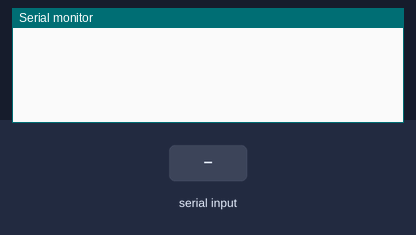
The sketch below on a simulated Arduino Mega 2560, built with avr-gcc and run on an emulated ATmega2560. Parts: the last lines printed to the serial monitor. The test bench sets the inputs (shaded band).

Above: at 1.2 s.
1.3 s: "1\n" received over Serial
At 1.8 s:
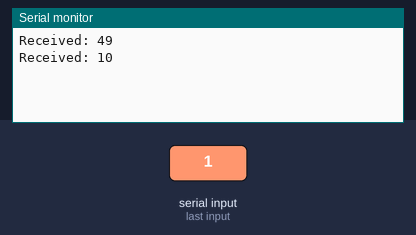
2.8 s: byte 112 (C_SF1) received over Serial
At 4.0 s:
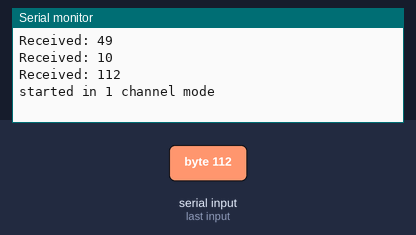
4.3 s: byte 242 (C_SF2) received over Serial
At 5.3 s:
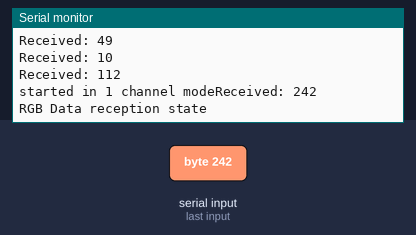
5.8 s: byte 1 (S_RECV_RGB) received over Serial
At 6.5 s:
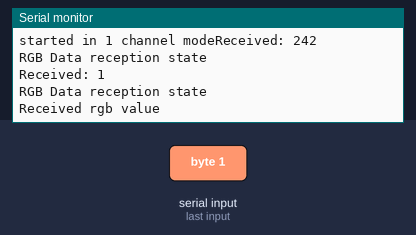
7.3 s: byte 111 (C_END) received over Serial
At 8.5 s:
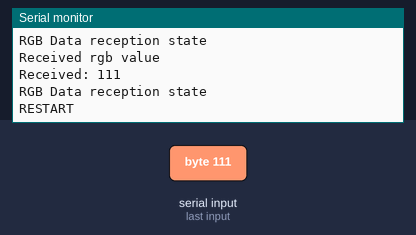
8.8 s: "0\n" received over Serial
At 9.9 s:
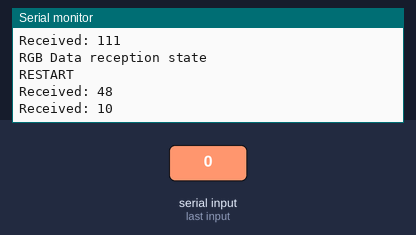
Timing chart, 0 to 11.3 s (numbered marks = the images above; inputs shaded):
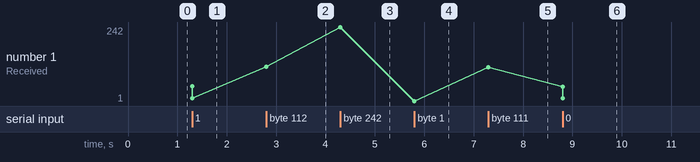

Measured:
- after the input at 1.3 s, the serial monitor: prints a new line at once (image 1)
- after the input at 2.8 s, the serial monitor: prints a new line at once (image 2)
- after the input at 4.3 s, the serial monitor: prints a new line at once (image 3)
- after the input at 5.8 s, the serial monitor: prints a new line at once (image 4)
- after the input at 7.3 s, the serial monitor: prints a new line at once (image 5)
- after the input at 8.8 s, the serial monitor: prints a new line at once (image 6)
- plotted number 1: 10 → 112 after the input at 2.8 s, 112 → 242 after the input at 4.3 s, 1 → 111 after the input at 7.3 s, 111 → 10 after the input at 8.8 s

The sketch:

amblone_duemilanove-modified.ino
```cpp
// Amblone code for the Arduino Mega
// Author: Bart van der Drift

// License:
// Anyone is free to change, redistribute or copy parts of this code
// as long as it is not for commercial purposes
// Please be so kind to pay credit where due

//---------------------------------------------------------------------------
//---------------------------------- DEFINES --------------------------------
//---------------------------------------------------------------------------

// Flags for the USB communication protocol
#define C_SF1 112 // Startflag for 1-channel mode (1 RGB channel)
#define C_SF2 0xF2 // Startflag for 2-channel mode (2 RGB channels)
#define C_SF3 0xF3 // Startflag for 3-channel mode (3 RGB channels)
#define C_SF4 0xF4 // Startflag for 4-channel mode (4 RGB channels)
#define C_END 111 // End flag
#define C_ESC 153 // Escape character

// States for receiving the information, see the flow chart for more info
#define S_WAIT_FOR_SF  0
#define S_RECV_RGB     1
#define S_RECV_RGB_ESC 2

//---------------------------------------------------------------------------
//--------------------------- FUNCTION DECLARATIONS -------------------------
//---------------------------------------------------------------------------

// Receives bytes and returns true if a valid packet was received
boolean PacketReceived();

// Uses the rgb values to set the PWMs
void SetPWMs();

//---------------------------------------------------------------------------
//--------------------------- VARIABLE DECLARATIONS -------------------------
//---------------------------------------------------------------------------

int pulse = 0;

// State we are in: one of the S_* defines
int State = 0;
// The payload of a received message
int Payload[32];
// The amount of RGB values we have received
int ByteCount = 0;
// The character we received
int Recv;

// The amount of RGB channels we are using
int ChannelMode;

// PWM pins for channel 1
int r1_pin = 3;
int g1_pin = 5;
int b1_pin = 6;

// PWM pins for channel 2
int r2_pin = 9;
int g2_pin = 10;
int b2_pin = 11;


//---------------------------------------------------------------------------
//----------------------------- IMPLEMENTATIONS -----------------------------
//---------------------------------------------------------------------------

void setup()   {
  // initialize the serial communication
  Serial.begin(256000);  // opens serial port, sets data rate to 256000 bps

  TCCR0B = TCCR0B & 0b11111000 | 0x2;
  TCCR1B = TCCR0B & 0b11111000 | 0x2;
  TCCR2B = TCCR0B & 0b11111000 | 0x2;


  State = S_WAIT_FOR_SF;
}
//---------------------------------------------------------------------------

void loop()
{
  if (Serial.available() > 0) {
    if (PacketReceived()) {
      SetPWMs();
    }
  }
}
//---------------------------------------------------------------------------

boolean PacketReceived() {
  Recv = Serial.read();
    Serial.print("Received: ");
    Serial.print(Recv);
    Serial.print("\n");

  switch (State) {
    case S_WAIT_FOR_SF:
      // =============================== Wait for start flag state
      switch (Recv) {
        case C_SF1:
          // Start flag for 1-channel mode
          ChannelMode = 1;
          Serial.print("started in 1 channel mode");
          State = S_RECV_RGB;
          ByteCount = 0;
          return false;
        case C_SF2:
          // Start flag for 2-channel mode
          ChannelMode = 2;
          State = S_RECV_RGB;
          ByteCount = 0;
          return false;
        case 243://C_SF3:
          // Start flag for 3-channel mode
          ChannelMode = 3;
          State = S_RECV_RGB;
          ByteCount = 0;
          return false;
        case C_SF4:
          // Start flag for 4-channel mode
          ChannelMode = 4;
          State = S_RECV_RGB;
          ByteCount = 0;
          return false;
        default:
          // No action for all other characters
          return false;
      }
      break;
    case S_RECV_RGB:
          Serial.println("RGB Data reception state");

      // =============================== RGB Data reception state
      switch (Recv) {
        case C_SF1:
          Serial.println("set mode to 1 channel mode");
          // Start flag for 1-channel mode
          ChannelMode = 1;
          State = S_RECV_RGB;
          ByteCount = 0;
          return false;
        case C_SF2:
          // Start flag for 2-channel mode
          ChannelMode = 2;
          State = S_RECV_RGB;
          ByteCount = 0;
          return false;
        case C_SF3:
          // Start flag for 3-channel mode
          ChannelMode = 3;
          State = S_RECV_RGB;
          ByteCount = 0;
          return false;
        case C_SF4:
          // Start flag for 4-channel mode
          ChannelMode = 4;
          State = S_RECV_RGB;
          ByteCount = 0;
          return false;
        case C_END:
          // End Flag
          // For each channel, we should have received 3 values. If so, we have received a valid packet
          if (ByteCount == ChannelMode * 3) {
            Serial.println("CORRECT");
            State = S_WAIT_FOR_SF;
            ByteCount = 0;
            return true; // <------------------------ TRUE IS RETURNED
          }
          else {
            // Something's gone wrong: restart
            Serial.println("RESTART");
            State = S_WAIT_FOR_SF;
            ByteCount = 0;
            return false;
          }
        case C_ESC:
          // Escape character
          Serial.println("ESCAPE CHARACTER");
          State = S_RECV_RGB_ESC;
          return false;
        default:
          // The character received wasn't a flag, so store it as an RGB value
            Serial.println("Received rgb value");
          Payload[ByteCount] = Recv;
          ByteCount++;
          return false;
      }
      case S_RECV_RGB_ESC:
        // =============================== RGB Escaped data reception state
        // Store the value in the payload, no matter what it is
        Payload[ByteCount] = Recv;
        ByteCount++;
        State = S_RECV_RGB;
        return false;
  }

  return false;
}
//---------------------------------------------------------------------------

void SetPWMs() {
  // Channel 1
  analogWrite(r1_pin, Payload[0]);
  analogWrite(g1_pin, Payload[1]);
  analogWrite(b1_pin, Payload[2]);

  // Channel 2
  if (ChannelMode > 1) {
    analogWrite(r2_pin, Payload[3]);
    analogWrite(g2_pin, Payload[4]);
    analogWrite(b2_pin, Payload[5]);
  }
  else {
    // turn the rest to 0 (black)
    analogWrite(r2_pin, 0);
    analogWrite(g2_pin, 0);
    analogWrite(b2_pin, 0);

  }
}
//---------------------------------------------------------------------------
```
